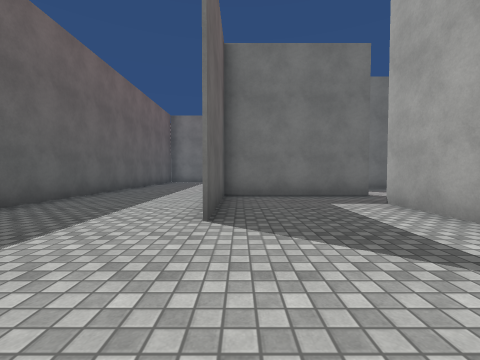
[1] (above)

14 first-person views from a walk through a scene from a Unity 3-D project. The camera is 1.2 m above the floor, tilts 2° down and sees 90° across. The floor is counted in squares, 2 m on a side. Each view is taken from the middle of a square. On the plan, view 1 faces up. The plan holds only what a view shows up to about 9 squares ahead; the rest is blank. The place goes on beyond the plan. The player character is not drawn. Surface patterns are stand-ins for the level's own textures.

[2]
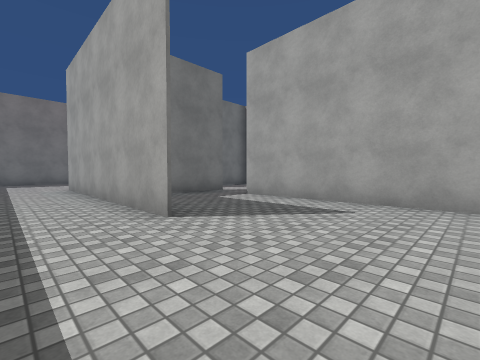

[3]
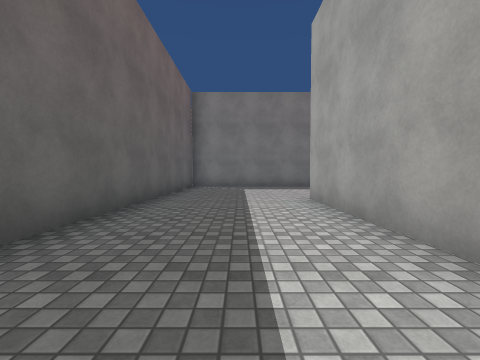

[4]
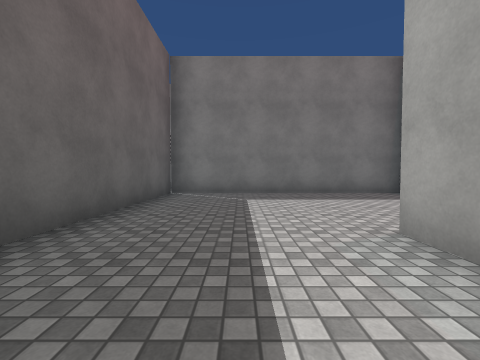

[5]
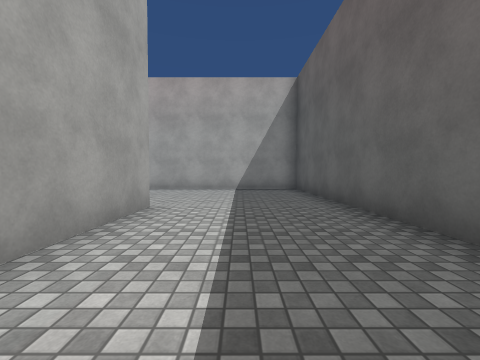

[6]
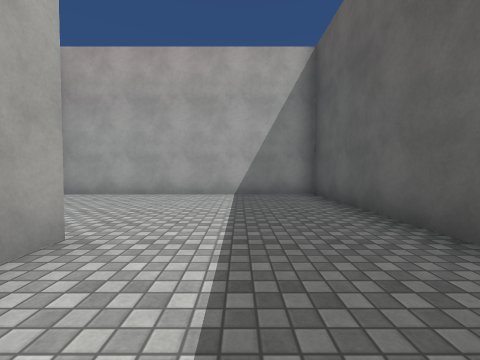

[7]
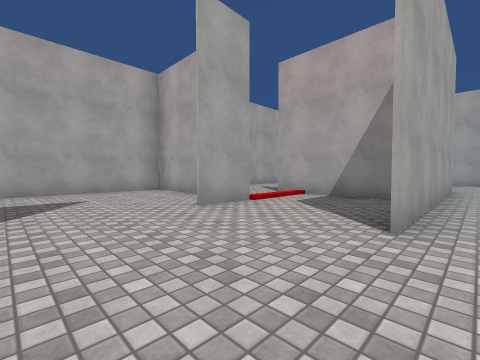

[8]
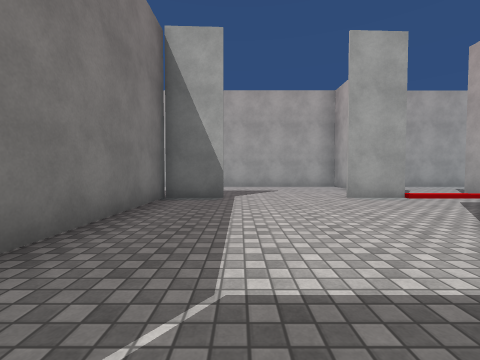

[9]
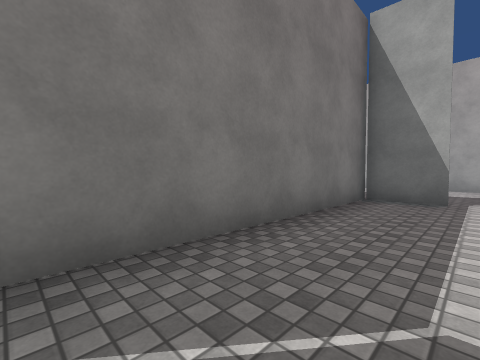

[10]
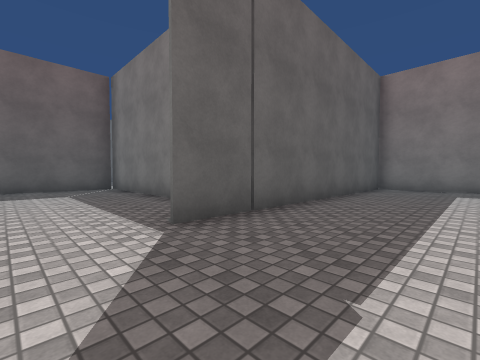

[11]
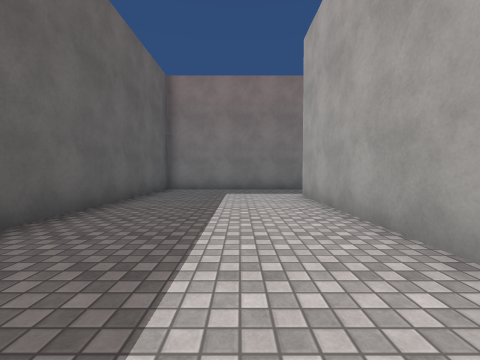

[12]
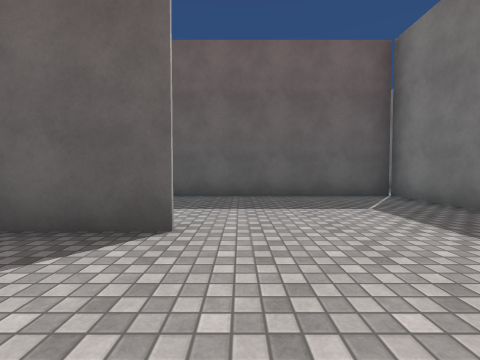

[13]
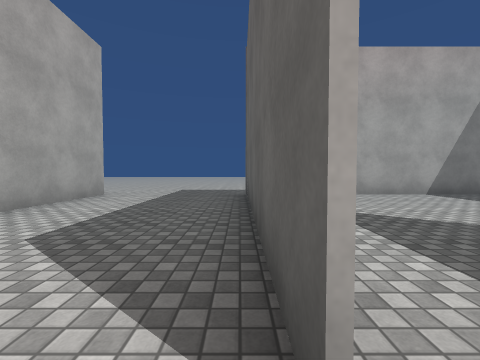

[14]
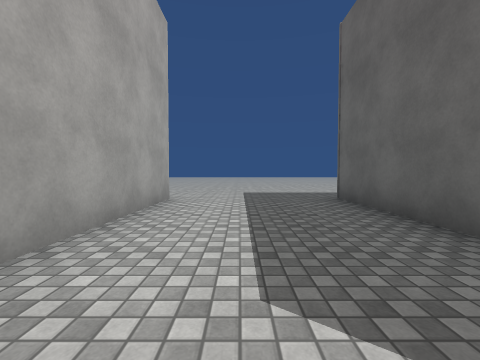

### Floor plan
Ten units are one square. View 1 is at (0, 0); x grows to the right and y downward. Boxes are objects, and circles mark ways between rooms. Rooms are numbered by the first view taken in them; rooms with no view inside come last. Other rooms are left out.
<svg viewBox="-115 -206 191 241">
<path fill="none" stroke="#000" d="M-4 -94 -4 -75M25 -81 25 -96M44 -82 65 -82 65 -179M25 -124 25 -137 -39 -137 -39 12 29 12M-4 -44 -4 -29M-5 -29 -5 -94M28 1 28 -46M71 -201 26 -201 26 -124M28 -46 28 14M24 -61 34 -61 25 -61M65 14 65 -25M51 -82 44 -82M25 -61 -4 -61 -4 -44M2 -61 24 -61"/>
<circle cx="15" cy="-35" r="3" fill="#2a7"/>
<circle cx="15" cy="-85" r="3" fill="#2a7"/>
<circle cx="30" cy="-50" r="3" fill="#2a7"/>
<circle cx="30" cy="-70" r="3" fill="#2a7"/>
<text x="10" y="-90">1</text>
<text x="-110" y="30">2</text>
<text x="10" y="-50">3</text>
<text x="10" y="-70">4</text>
</svg>
Room 1 opens to room 3. Room 1 opens to room 4. Room 2 opens to room 3. Room 2 opens to room 4.

Where each view was taken, in squares from view 1:
view 1: 0 up, 0 right, facing up
view 2: 0 up, 2 left, facing up-right
view 3: 4 up, 2 left, facing up
view 4: 7 up, 2 left, facing up
view 5: 7 up, 2 left, facing down
view 6: 5 up, 2 left, facing down
view 7: 12 up, 1 left, facing down-right
view 8: 12 up, 3 left, facing right
view 9: 12 up, 3 left, facing up-right
view 10: 11 up, 5 right, facing up-left
view 11: 12 up, 5 right, facing up
view 12: 10 up, 2 right, facing left
view 13: 5 up, 3 right, facing down
view 14: 4 up, 5 right, facing down
